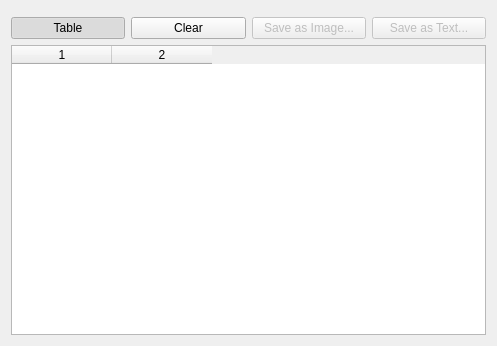
<ui version="4.0" >
 <class>QPlotWindowClass</class>
 <widget class="QWidget" name="QPlotWindowClass" >
  <property name="geometry" >
   <rect>
    <x>0</x>
    <y>0</y>
    <width>497</width>
    <height>346</height>
   </rect>
  </property>
  <property name="windowTitle" >
   <string>QPlotWindow</string>
  </property>
  <layout class="QVBoxLayout" name="verticalLayout" >
   <item>
    <widget class="QwtPlot" name="qwtPlot" />
   </item>
   <item>
    <layout class="QHBoxLayout" name="horizontalLayout" >
     <item>
      <widget class="QPushButton" name="btHideTable" >
       <property name="text" >
        <string>Table</string>
       </property>
       <property name="checkable" >
        <bool>true</bool>
       </property>
       <property name="checked" >
        <bool>true</bool>
       </property>
      </widget>
     </item>
     <item>
      <widget class="QPushButton" name="btClear" >
       <property name="text" >
        <string>Clear</string>
       </property>
      </widget>
     </item>
     <item>
      <widget class="QPushButton" name="btSaveImage" >
       <property name="enabled" >
        <bool>false</bool>
       </property>
       <property name="text" >
        <string>Save as Image...</string>
       </property>
      </widget>
     </item>
     <item>
      <widget class="QPushButton" name="btSaveText" >
       <property name="enabled" >
        <bool>false</bool>
       </property>
       <property name="text" >
        <string>Save as Text...</string>
       </property>
      </widget>
     </item>
    </layout>
   </item>
   <item>
    <widget class="QTableWidget" name="twData" >
     <property name="editTriggers" >
      <set>QAbstractItemView::NoEditTriggers</set>
     </property>
     <property name="showDropIndicator" stdset="0" >
      <bool>false</bool>
     </property>
     <property name="dragDropOverwriteMode" >
      <bool>false</bool>
     </property>
     <property name="columnCount" >
      <number>2</number>
     </property>
     <column/>
     <column/>
    </widget>
   </item>
  </layout>
 </widget>
 <layoutdefault spacing="6" margin="11" />
 <customwidgets>
  <customwidget>
   <class>QwtPlot</class>
   <extends>QFrame</extends>
   <header>qwt_plot.h</header>
   <container>1</container>
  </customwidget>
 </customwidgets>
 <tabstops>
  <tabstop>btHideTable</tabstop>
  <tabstop>twData</tabstop>
 </tabstops>
 <resources/>
 <connections>
  <connection>
   <sender>btHideTable</sender>
   <signal>toggled(bool)</signal>
   <receiver>twData</receiver>
   <slot>setVisible(bool)</slot>
   <hints>
    <hint type="sourcelabel" >
     <x>228</x>
     <y>266</y>
    </hint>
    <hint type="destinationlabel" >
     <x>229</x>
     <y>309</y>
    </hint>
   </hints>
  </connection>
 </connections>
</ui>
